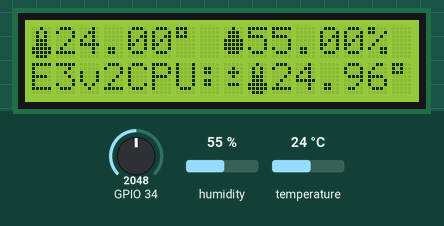
Simulated run of this program. Board: ESP32 board running MicroPython. Shown: 16×2 character LCD. Inputs (shaded band) come from the test bench; at power-on: GPIO 34 = 2048, humidity 55 %, temperature 24 °C (analog values on the 0–4095 scale). Library files of the repository ran but are not shown: esp32_i2c_lcd.py, aht10.py, thermistor.py.

Above: at 1.6 s.
1.7 s: GPIO 34 set to 3489
At 4.3 s:
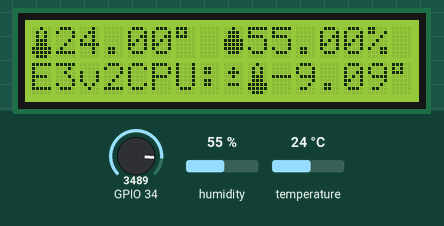
4.6 s: GPIO 34 set to 3553
At 6.9 s:
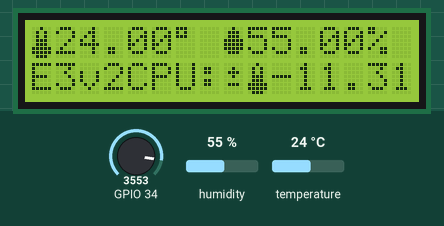
8.2 s: humidity set to 22 %
At 9.6 s:
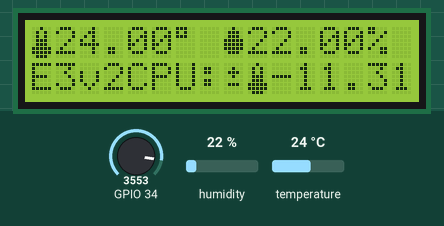
11.7 s: temperature set to 12 °C
At 13.0 s:
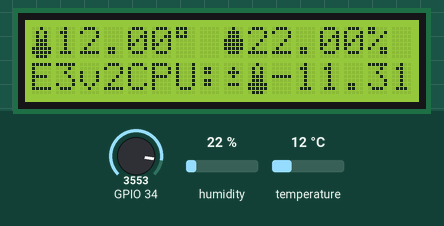
14.7 s: humidity set to 40 %
At 16.0 s:
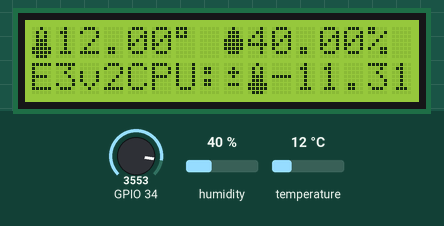
17.7 s: GPIO 34 set to 3603
At 18.9 s:
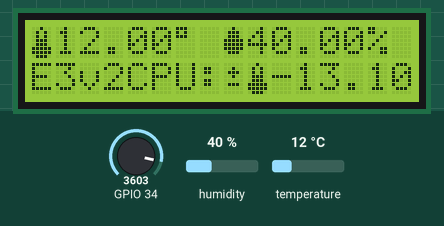
Timing chart, 0 to 20.7 s (numbered marks = the images above; inputs shaded):
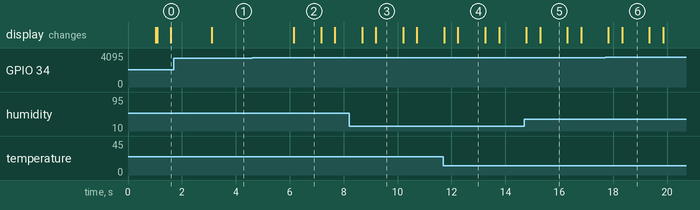

The program:

web.py
```python
from time import sleep
import gc

try: # import the python socket api
    import usocket as socket
except:
    import socket

#import machine # machine settings
from machine import reset

def web_page():

  html = """
  <!DOCTYPE html>
  <html lang="en" dir="ltr">
    <head>
        <meta charset="utf-8">
        <meta name="viewport" content="width=device-width, initial-scale=1">
        <meta http-equiv="refresh" content="2.5; URL='/'">
        <link rel="icon" href="data:,">
        <title>ESP32 Micropython Web Server</title>
        <style>
            html{
                font-family: Helvetica;
                display:inline-block;
                margin: 0px auto;
                text-align: center;}
            h1{
                color: #344feb;
                padding: 2vh;}
            p{
                font-size: 1.5rem;}
            .button{
                display: inline-block;
                background-color: #eb7134;
                border: none;
                border-radius: 4px;
                color: white; p
                adding: 16px 40px;
                /*text-decoration: none; */
                font-size: 30px;
                margin: 2px;
                cursor: pointer;}
            .button2{
                background-color: #349ceb;}
        </style>
    </head>
    <body>
        <h1>Ender 3 v2 Enclosure</h1>
        <h2>Sensors:</h2>
        <p>Enclosure Temperature: <span class="button">""" + temp + """ &#8451;</span></p>
        <p>Enclosure Humidity: <span class="button button2">""" + humi + """ %rH</span></p>
        <p>Ender 3 v2 CPU Temperature: <span class="button">""" + therm + """ &#8451;</span></p>
    </body>
    </html>"""
  return html

try:
  s = socket.socket(socket.AF_INET, socket.SOCK_STREAM)
  s.bind(('', 80))
  s.listen(5)
except (Exception, AssertionError) as exc:
    print("Address in use, restarting", exc.args[0])
    sleep(2)
    reset()
    pass

while True:
  if gc.mem_free() < 54000:
      gc.collect()

  try:
    sleep(1)

    from lcd import myList

    if myList[0] != 0:
      temp = myList[0]
    else:
      temp = 10

    if myList[1] != 0:
      humi = myList[1]
    else:
      humi = 10

    if myList[2] != 0:
      therm = myList[2]
    else:
      therm = 10

  except (Exception, AssertionError) as exc:
    print("Couldn't get information from sensors for web ", exc.args[0])
    temp, humi, therm = 10, 10, 10
    pass

  try:
    conn, addr = s.accept()
  except:
    print("Socket Accept Error ", exc.args[0])
    # reset()
    pass
  print('Got a connection from %s' % str(addr))

  try:
    request = conn.recv(1024)
  except (Exception, AssertionError) as exc:
    print("recv -------------", exc.args[0])
    # reset()
    pass

  try:
    response = web_page()
    conn.send('HTTP/1.1 200 OK\n')
    conn.send('Content-Type: text/html\n')
    conn.send('Connection: close\n\n')
    conn.sendall(response)
  except (Exception, AssertionError) as exc:
    print("Connection problem", exc.args[0])
    # reset()
    pass
  conn.close()
```

lcd.py
```python
from machine import I2C, Pin, reset
import gc
from esp32_i2c_lcd import I2cLcd
from aht10 import AHT10
from thermistor import THERMISTOR
from time import sleep_ms
from time import sleep


i2c = I2C(scl=Pin(22),sda=Pin(21), freq=400000)
LCD = I2cLcd(i2c, 0x27, 2, 16)
AHT = AHT10(i2c, 0x38)
THERM = THERMISTOR(34)


LCD.custom_char(0, bytearray([0x04, 0x0A, 0x0A, 0x0E, 0x0E, 0x1F, 0x1F, 0x0E])) # Temperature icon
LCD.custom_char(1, bytearray([0x04, 0x0E, 0x0E, 0x1F, 0x1F, 0x1F, 0x0E, 0x00])) # Humidity icon
LCD.custom_char(2, bytearray([0x00, 0x04, 0x0E, 0x04, 0x00, 0x0E, 0x00, 0x00])) # Plus/Minus icon
DEGREE_SYMBOL = 0xDF

LCD.blink_cursor_off()
LCD.hide_cursor()
LCD.clear()

# set up static characters
def setupStatic():
    # AHT10 temperature
    LCD.move_to(0, 0)
    LCD.putchar(chr(0))
    LCD.move_to(6, 0)
    LCD.putchar(chr(DEGREE_SYMBOL))
    LCD.move_to(7, 0)
    LCD.putstr(" ")

    # AHT10 humidity
    LCD.move_to(8, 0)
    LCD.putchar(chr(1))
    LCD.move_to(14, 0)
    LCD.putstr("%")
    LCD.move_to(15, 0)
    LCD.putstr(" ")

    # Thermistor
    LCD.move_to(0, 1)
    LCD.putstr("E3v2CPU:")
    LCD.move_to(8, 1)
    LCD.putchar(chr(2))
    LCD.move_to(9, 1)
    LCD.putchar(chr(0))
    LCD.move_to(15, 1)
    LCD.putchar(chr(DEGREE_SYMBOL))

setupStatic()

def readSensors():
    try:
        t = AHT.temperature()
        h = AHT.humidity()
    except Exception as exc:
        print("Couldn't get information from AHT10 sensor for lcd ", exc.args[0])
        pass

    try:
        th = THERM.temperature()
    except Exception as exc:
        print("Couldn't get information from thermistor for lcd ", exc.args[0])
        pass


    global temp, humi, therm, myList
    myList = []
    temp = '%.2f' % round(t, 2) # round int to 2 decimals and convert to string
    humi = '%.2f' % round(h, 2) # round int to 2 decimals and convert to string
    therm = '%.2f' % round(th, 2) # round int to 2 decimals and convert to string.

    myList.append(temp)
    myList.append(humi)
    myList.append(therm)

    # try:
    #     f = open('vars.txt', 'w')
    #     f.write('{}\n {}\n {}'.format(temp, humi, therm))
    #     f.close
    # except Exception as exc:
    #     print("Couldn't write sensor information to file ", exc.args[0])
    #     pass

counter = 0

while True:
    if gc.mem_free() < 54000:
        gc.collect()

    readSensors()

    LCD.move_to(1, 0)
    LCD.putstr(temp)

    LCD.move_to(9, 0)
    LCD.putstr(humi)
    LCD.move_to(10, 1)
    LCD.putstr(therm)

    if counter < 25:
        counter += 1
    elif counter >= 25:
        print("DEBUG: T:{} H:{} C:{}".format(temp,humi,therm))
        counter = 0

    sleep_ms(1000)
    setupStatic()
```

Measured:
- the behaviour switches between 3516 and 3517 on GPIO 34 (found by bisection; images 1 and 2)
- after the input at 1.7 s, the display: changes after 1.4 s (image 1)
- after the input at 4.6 s, the display: changes after 1.6 s (image 2)
- after the input at 8.2 s, the display: first differs from a run without the input after 1.0 s (image 3)
- after the input at 11.7 s, the display: first differs from a run without the input after 0.54 s (image 4)
- after the input at 14.7 s, the display: first differs from a run without the input after 0.59 s (image 5)
- after the input at 17.7 s, the display: first differs from a run without the input after 0.63 s (image 6)
